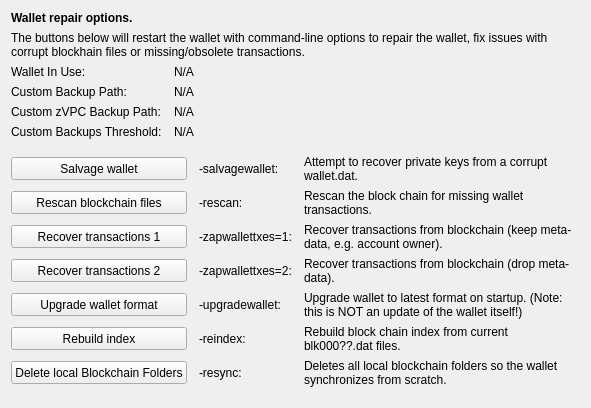
     <widget class="QWidget" name="tab_repair">
      <attribute name="title">
       <string>&amp;Wallet Repair</string>
      </attribute>
      <layout class="QGridLayout" name="gridLayout_4" columnstretch="0,0,0,0">
       <property name="horizontalSpacing">
        <number>12</number>
       </property>
       <item row="0" column="0" colspan="4">
        <widget class="QLabel" name="label_repair_header">
         <property name="font">
          <font>
           <weight>75</weight>
           <bold>true</bold>
          </font>
         </property>
         <property name="text">
          <string>Wallet repair options.</string>
         </property>
        </widget>
       </item>
       <item row="1" column="0" colspan="4">
        <widget class="QLabel" name="label_repair_helptext">
         <property name="font">
          <font>
           <weight>50</weight>
           <bold>false</bold>
          </font>
         </property>
         <property name="text">
          <string>The buttons below will restart the wallet with command-line options to repair the wallet, fix issues with corrupt blockhain files or missing/obsolete transactions.</string>
         </property>
         <property name="wordWrap">
          <bool>true</bool>
         </property>
        </widget>
       </item>
       <item row="2" column="0">
        <widget class="QLabel" name="wallet_path_label">
         <property name="text">
          <string>Wallet In Use:</string>
         </property>
        </widget>
       </item>
       <item row="2" column="1" colspan="3">
        <widget class="QLabel" name="wallet_path">
         <property name="cursor">
          <cursorShape>IBeamCursor</cursorShape>
         </property>
         <property name="text">
          <string>N/A</string>
         </property>
         <property name="textFormat">
          <enum>Qt::PlainText</enum>
         </property>
         <property name="textInteractionFlags">
          <set>Qt::LinksAccessibleByMouse|Qt::TextSelectableByKeyboard|Qt::TextSelectableByMouse</set>
         </property>
        </widget>
       </item>
       <item row="3" column="0">
        <widget class="QLabel" name="wallet_custombackuppath_label">
         <property name="visible">
          <bool>false</bool>
         </property>
         <property name="text">
          <string>Custom Backup Path:</string>
         </property>
        </widget>
       </item>
       <item row="3" column="1" colspan="3">
        <widget class="QLabel" name="wallet_custombackuppath">
         <property name="cursor">
          <cursorShape>IBeamCursor</cursorShape>
         </property>
         <property name="visible">
          <bool>false</bool>
         </property>
         <property name="text">
          <string>N/A</string>
         </property>
         <property name="textFormat">
          <enum>Qt::PlainText</enum>
         </property>
         <property name="textInteractionFlags">
          <set>Qt::LinksAccessibleByMouse|Qt::TextSelectableByKeyboard|Qt::TextSelectableByMouse</set>
         </property>
        </widget>
       </item>
       <item row="4" column="0">
        <widget class="QLabel" name="wallet_customzvpcbackuppath_label">
         <property name="visible">
          <bool>false</bool>
         </property>
         <property name="text">
          <string>Custom zVPC Backup Path:</string>
         </property>
        </widget>
       </item>
       <item row="4" column="1" colspan="3">
        <widget class="QLabel" name="wallet_customzvpcbackuppath">
         <property name="cursor">
          <cursorShape>IBeamCursor</cursorShape>
         </property>
         <property name="visible">
          <bool>false</bool>
         </property>
         <property name="text">
          <string>N/A</string>
         </property>
         <property name="textFormat">
          <enum>Qt::PlainText</enum>
         </property>
         <property name="textInteractionFlags">
          <set>Qt::LinksAccessibleByMouse|Qt::TextSelectableByKeyboard|Qt::TextSelectableByMouse</set>
         </property>
        </widget>
       </item>
       <item row="5" column="0">
        <widget class="QLabel" name="wallet_custombackupthreshold_label">
         <property name="visible">
          <bool>false</bool>
         </property>
         <property name="text">
          <string>Custom Backups Threshold:</string>
         </property>
        </widget>
       </item>
       <item row="5" column="1" colspan="3">
        <widget class="QLabel" name="wallet_custombackupthreshold">
         <property name="cursor">
          <cursorShape>IBeamCursor</cursorShape>
         </property>
         <property name="visible">
          <bool>false</bool>
         </property>
         <property name="text">
          <string>N/A</string>
         </property>
         <property name="textFormat">
          <enum>Qt::PlainText</enum>
         </property>
         <property name="textInteractionFlags">
          <set>Qt::LinksAccessibleByMouse|Qt::TextSelectableByKeyboard|Qt::TextSelectableByMouse</set>
         </property>
        </widget>
       </item>
       <item row="6" column="0">
        <spacer name="verticalSpacer_repair1">
         <property name="orientation">
          <enum>Qt::Vertical</enum>
         </property>
         <property name="sizeHint" stdset="0">
          <size>
           <width>10</width>
           <height>10</height>
          </size>
         </property>
        </spacer>
       </item>
       <item row="7" column="0" colspan="2">
        <widget class="QPushButton" name="btn_salvagewallet">
         <property name="minimumSize">
          <size>
           <width>100</width>
           <height>23</height>
          </size>
         </property>
         <property name="text">
          <string>Salvage wallet</string>
         </property>
        </widget>
       </item>
       <item row="7" column="2">
        <widget class="QLabel" name="label_repair_salvage_command">
         <property name="text">
          <string notr="true">-salvagewallet:</string>
         </property>
        </widget>
       </item>
       <item row="7" column="3">
        <widget class="QLabel" name="label_repair_salvage">
         <property name="text">
          <string>Attempt to recover private keys from a corrupt wallet.dat.</string>
         </property>
         <property name="wordWrap">
          <bool>true</bool>
         </property>
        </widget>
       </item>
       <item row="8" column="0" colspan="2">
        <widget class="QPushButton" name="btn_rescan">
         <property name="minimumSize">
          <size>
           <width>100</width>
           <height>23</height>
          </size>
         </property>
         <property name="text">
          <string>Rescan blockchain files</string>
         </property>
        </widget>
       </item>
       <item row="8" column="2">
        <widget class="QLabel" name="label_repair_rescan_command">
         <property name="text">
          <string notr="true">-rescan:</string>
         </property>
        </widget>
       </item>
       <item row="8" column="3">
        <widget class="QLabel" name="label_repair_rescan">
         <property name="text">
          <string>Rescan the block chain for missing wallet transactions.</string>
         </property>
         <property name="wordWrap">
          <bool>true</bool>
         </property>
        </widget>
       </item>
       <item row="9" column="0" colspan="2">
        <widget class="QPushButton" name="btn_zapwallettxes1">
         <property name="minimumSize">
          <size>
           <width>100</width>
           <height>23</height>
          </size>
         </property>
         <property name="text">
          <string>Recover transactions 1</string>
         </property>
        </widget>
       </item>
       <item row="9" column="2">
        <widget class="QLabel" name="label_repair_zap1_command">
         <property name="text">
          <string notr="true">-zapwallettxes=1:</string>
         </property>
        </widget>
       </item>
       <item row="9" column="3">
        <widget class="QLabel" name="label_repair_zap1">
         <property name="text">
          <string>Recover transactions from blockchain (keep meta-data, e.g. account owner).</string>
         </property>
         <property name="wordWrap">
          <bool>true</bool>
         </property>
        </widget>
       </item>
       <item row="10" column="0" colspan="2">
        <widget class="QPushButton" name="btn_zapwallettxes2">
         <property name="minimumSize">
          <size>
           <width>100</width>
           <height>23</height>
          </size>
         </property>
         <property name="text">
          <string>Recover transactions 2</string>
         </property>
        </widget>
       </item>
       <item row="10" column="2">
        <widget class="QLabel" name="label_repair_zap2_command">
         <property name="text">
          <string notr="true">-zapwallettxes=2:</string>
         </property>
        </widget>
       </item>
       <item row="10" column="3">
        <widget class="QLabel" name="label_repair_zap2">
         <property name="text">
          <string>Recover transactions from blockchain (drop meta-data).</string>
         </property>
         <property name="wordWrap">
          <bool>true</bool>
         </property>
        </widget>
       </item>
       <item row="11" column="0" colspan="2">
        <widget class="QPushButton" name="btn_upgradewallet">
         <property name="minimumSize">
          <size>
           <width>100</width>
           <height>23</height>
          </size>
         </property>
         <property name="text">
          <string>Upgrade wallet format</string>
         </property>
        </widget>
       </item>
       <item row="11" column="2">
        <widget class="QLabel" name="label_repair_upgrade_command">
         <property name="text">
          <string notr="true">-upgradewallet:</string>
         </property>
        </widget>
       </item>
       <item row="11" column="3">
        <widget class="QLabel" name="label_repair_upgrade">
         <property name="text">
          <string>Upgrade wallet to latest format on startup. (Note: this is NOT an update of the wallet itself!)</string>
         </property>
         <property name="wordWrap">
          <bool>true</bool>
         </property>
        </widget>
       </item>
       <item row="12" column="0" colspan="2">
        <widget class="QPushButton" name="btn_reindex">
         <property name="minimumSize">
          <size>
           <width>100</width>
           <height>23</height>
          </size>
         </property>
         <property name="text">
          <string>Rebuild index</string>
         </property>
        </widget>
       </item>
       <item row="12" column="2">
        <widget class="QLabel" name="label_repair_reindex_command">
         <property name="text">
          <string notr="true">-reindex:</string>
         </property>
        </widget>
       </item>
       <item row="12" column="3">
        <widget class="QLabel" name="label_repair_reindex">
         <property name="text">
          <string>Rebuild block chain index from current blk000??.dat files.</string>
         </property>
         <property name="wordWrap">
          <bool>true</bool>
         </property>
        </widget>
       </item>
       <item row="13" column="0" colspan="2">
        <widget class="QPushButton" name="btn_resync">
         <property name="minimumSize">
          <size>
           <width>100</width>
           <height>23</height>
          </size>
         </property>
         <property name="text">
          <string>Delete local Blockchain Folders</string>
         </property>
        </widget>
       </item>
       <item row="13" column="2">
        <widget class="QLabel" name="label_repair_resync_command">
         <property name="text">
          <string>-resync:</string>
         </property>
        </widget>
       </item>
       <item row="13" column="3">
        <widget class="QLabel" name="label_repair_resync">
         <property name="text">
          <string>Deletes all local blockchain folders so the wallet synchronizes from scratch.</string>
         </property>
         <property name="wordWrap">
          <bool>true</bool>
         </property>
        </widget>
       </item>
       <item row="14" column="0">
        <spacer name="verticalSpacer_repair2">
         <property name="orientation">
          <enum>Qt::Vertical</enum>
         </property>
         <property name="sizeHint" stdset="0">
          <size>
           <width>20</width>
           <height>10</height>
          </size>
         </property>
        </spacer>
       </item>
      </layout>
     </widget>
